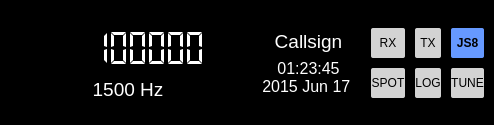
      <widget class="QWidget" name="logHorizontalWidget" native="true">
       <property name="sizePolicy">
        <sizepolicy hsizetype="Preferred" vsizetype="MinimumExpanding">
         <horstretch>0</horstretch>
         <verstretch>1</verstretch>
        </sizepolicy>
       </property>
       <property name="minimumSize">
        <size>
         <width>0</width>
         <height>125</height>
        </size>
       </property>
       <property name="maximumSize">
        <size>
         <width>16777215</width>
         <height>16777215</height>
        </size>
       </property>
       <layout class="QHBoxLayout" name="horizontalLayout_16">
        <property name="spacing">
         <number>0</number>
        </property>
        <property name="leftMargin">
         <number>0</number>
        </property>
        <property name="topMargin">
         <number>0</number>
        </property>
        <property name="rightMargin">
         <number>0</number>
        </property>
        <property name="bottomMargin">
         <number>0</number>
        </property>
        <item>
         <widget class="QFrame" name="logWidget">
          <property name="sizePolicy">
           <sizepolicy hsizetype="Expanding" vsizetype="Minimum">
            <horstretch>0</horstretch>
            <verstretch>0</verstretch>
           </sizepolicy>
          </property>
          <property name="minimumSize">
           <size>
            <width>0</width>
            <height>125</height>
           </size>
          </property>
          <property name="maximumSize">
           <size>
            <width>16777215</width>
            <height>16777215</height>
           </size>
          </property>
          <property name="styleSheet">
           <string notr="true">QFrame { background:black; }</string>
          </property>
          <property name="frameShape">
           <enum>QFrame::Shape::NoFrame</enum>
          </property>
          <property name="frameShadow">
           <enum>QFrame::Shadow::Plain</enum>
          </property>
          <layout class="QHBoxLayout" name="horizontalLayout_17">
           <property name="spacing">
            <number>6</number>
           </property>
           <property name="leftMargin">
            <number>0</number>
           </property>
           <property name="topMargin">
            <number>0</number>
           </property>
           <property name="rightMargin">
            <number>0</number>
           </property>
           <property name="bottomMargin">
            <number>0</number>
           </property>
           <item>
            <widget class="QFrame" name="frame">
             <property name="sizePolicy">
              <sizepolicy hsizetype="Minimum" vsizetype="MinimumExpanding">
               <horstretch>0</horstretch>
               <verstretch>0</verstretch>
              </sizepolicy>
             </property>
             <property name="autoFillBackground">
              <bool>false</bool>
             </property>
             <property name="styleSheet">
              <string notr="true">QFrame {
	color:white;
	background-color:rgb(0,0,0);
}</string>
             </property>
             <property name="frameShape">
              <enum>QFrame::Shape::NoFrame</enum>
             </property>
             <property name="frameShadow">
              <enum>QFrame::Shadow::Sunken</enum>
             </property>
             <layout class="QVBoxLayout" name="verticalLayout_12" stretch="1,0,0,1">
              <property name="spacing">
               <number>6</number>
              </property>
              <property name="leftMargin">
               <number>10</number>
              </property>
              <property name="topMargin">
               <number>6</number>
              </property>
              <property name="rightMargin">
               <number>0</number>
              </property>
              <property name="bottomMargin">
               <number>6</number>
              </property>
              <item>
               <spacer name="verticalSpacer_6">
                <property name="orientation">
                 <enum>Qt::Orientation::Vertical</enum>
                </property>
                <property name="sizeHint" stdset="0">
                 <size>
                  <width>20</width>
                  <height>10</height>
                 </size>
                </property>
               </spacer>
              </item>
              <item>
               <layout class="QHBoxLayout" name="horizontalLayout_18">
                <property name="topMargin">
                 <number>0</number>
                </property>
                <item>
                 <widget class="QLCDNumber" name="currentFreq">
                  <property name="minimumSize">
                   <size>
                    <width>200</width>
                    <height>40</height>
                   </size>
                  </property>
                  <property name="toolTip">
                   <string>Set Current Frequency</string>
                  </property>
                  <property name="frameShape">
                   <enum>QFrame::Shape::NoFrame</enum>
                  </property>
                  <property name="frameShadow">
                   <enum>QFrame::Shadow::Plain</enum>
                  </property>
                  <property name="lineWidth">
                   <number>0</number>
                  </property>
                  <property name="smallDecimalPoint">
                   <bool>false</bool>
                  </property>
                  <property name="digitCount">
                   <number>10</number>
                  </property>
                  <property name="segmentStyle">
                   <enum>QLCDNumber::SegmentStyle::Flat</enum>
                  </property>
                  <property name="value" stdset="0">
                   <double>1234567890.000000000000000</double>
                  </property>
                  <property name="intValue" stdset="0">
                   <number>1234567890</number>
                  </property>
                 </widget>
                </item>
                <item>
                 <layout class="QVBoxLayout" name="verticalLayout_16">
                  <property name="spacing">
                   <number>0</number>
                  </property>
                  <property name="rightMargin">
                   <number>0</number>
                  </property>
                  <item>
                   <widget class="QPushButton" name="dialFreqUpButton">
                    <property name="minimumSize">
                     <size>
                      <width>30</width>
                      <height>24</height>
                     </size>
                    </property>
                    <property name="maximumSize">
                     <size>
                      <width>30</width>
                      <height>24</height>
                     </size>
                    </property>
                    <property name="cursor">
                     <cursorShape>PointingHandCursor</cursorShape>
                    </property>
                    <property name="toolTip">
                     <string>&lt;html&gt;&lt;head/&gt;&lt;body&gt;&lt;p&gt;Adjust VFO frequency up&lt;/p&gt;&lt;/body&gt;&lt;/html&gt;</string>
                    </property>
                    <property name="autoFillBackground">
                     <bool>false</bool>
                    </property>
                    <property name="styleSheet">
                     <string notr="true">QPushButton {
	background-color:#000;
	background-image:url(&quot;:/images/artwork/up.png&quot;);
	background-position: center center;
	background-repeat:no-repeat;
	border:1px solid;
	border-radius:2px;
}

QPushButton:pressed {
	background-color:#222;
}</string>
                    </property>
                   </widget>
                  </item>
                  <item>
                   <widget class="QPushButton" name="dialFreqDownButton">
                    <property name="minimumSize">
                     <size>
                      <width>30</width>
                      <height>24</height>
                     </size>
                    </property>
                    <property name="maximumSize">
                     <size>
                      <width>30</width>
                      <height>24</height>
                     </size>
                    </property>
                    <property name="cursor">
                     <cursorShape>PointingHandCursor</cursorShape>
                    </property>
                    <property name="toolTip">
                     <string>&lt;html&gt;&lt;head/&gt;&lt;body&gt;&lt;p&gt;Adjust VFO frequency down&lt;/p&gt;&lt;/body&gt;&lt;/html&gt;</string>
                    </property>
                    <property name="autoFillBackground">
                     <bool>false</bool>
                    </property>
                    <property name="styleSheet">
                     <string notr="true">QPushButton {
	background-color:#000;
	background-image:url(&quot;:/images/artwork/down.png&quot;);
	background-position: center center;
	background-repeat:no-repeat;
	border:1px solid;
	border-radius:2px;
}

QPushButton:pressed {
	background-color:#222;
}</string>
                    </property>
                   </widget>
                  </item>
                 </layout>
                </item>
               </layout>
              </item>
              <item>
               <widget class="QLabel" name="labDialFreqOffset">
                <property name="sizePolicy">
                 <sizepolicy hsizetype="Minimum" vsizetype="Fixed">
                  <horstretch>0</horstretch>
                  <verstretch>0</verstretch>
                 </sizepolicy>
                </property>
                <property name="visible">
                 <bool>true</bool>
                </property>
                <property name="toolTip">
                 <string>Set Current Frequency Offset</string>
                </property>
                <property name="styleSheet">
                 <string notr="true">QLabel {
font-size: 14pt;
line-height:12pt;
color : white;
}</string>
                </property>
                <property name="text">
                 <string>1500 Hz</string>
                </property>
                <property name="alignment">
                 <set>Qt::AlignmentFlag::AlignCenter</set>
                </property>
                <property name="margin">
                 <number>0</number>
                </property>
               </widget>
              </item>
              <item>
               <spacer name="verticalSpacer_5">
                <property name="orientation">
                 <enum>Qt::Orientation::Vertical</enum>
                </property>
                <property name="sizeHint" stdset="0">
                 <size>
                  <width>20</width>
                  <height>10</height>
                 </size>
                </property>
               </spacer>
              </item>
             </layout>
            </widget>
           </item>
           <item>
            <spacer name="horizontalSpacer_9">
             <property name="orientation">
              <enum>Qt::Orientation::Horizontal</enum>
             </property>
             <property name="sizeType">
              <enum>QSizePolicy::Policy::Expanding</enum>
             </property>
             <property name="sizeHint" stdset="0">
              <size>
               <width>10</width>
               <height>10</height>
              </size>
             </property>
            </spacer>
           </item>
           <item>
            <widget class="QFrame" name="frame_6">
             <property name="styleSheet">
              <string notr="true">QFrame, QLabel { background-color : black; }</string>
             </property>
             <property name="frameShape">
              <enum>QFrame::Shape::NoFrame</enum>
             </property>
             <property name="frameShadow">
              <enum>QFrame::Shadow::Plain</enum>
             </property>
             <property name="lineWidth">
              <number>0</number>
             </property>
             <layout class="QVBoxLayout" name="verticalLayout_15" stretch="1,0,0,1">
              <property name="spacing">
               <number>6</number>
              </property>
              <property name="leftMargin">
               <number>0</number>
              </property>
              <property name="topMargin">
               <number>10</number>
              </property>
              <property name="rightMargin">
               <number>0</number>
              </property>
              <property name="bottomMargin">
               <number>10</number>
              </property>
              <item>
               <spacer name="verticalSpacer_4">
                <property name="orientation">
                 <enum>Qt::Orientation::Vertical</enum>
                </property>
                <property name="sizeHint" stdset="0">
                 <size>
                  <width>20</width>
                  <height>10</height>
                 </size>
                </property>
               </spacer>
              </item>
              <item>
               <widget class="QLabel" name="labCallsign">
                <property name="sizePolicy">
                 <sizepolicy hsizetype="Minimum" vsizetype="Fixed">
                  <horstretch>0</horstretch>
                  <verstretch>0</verstretch>
                 </sizepolicy>
                </property>
                <property name="mouseTracking">
                 <bool>true</bool>
                </property>
                <property name="toolTip">
                 <string>Set Callsign and Grid</string>
                </property>
                <property name="styleSheet">
                 <string notr="true">QLabel {
font-size: 14pt;
line-height:12pt;
color : white;
}</string>
                </property>
                <property name="text">
                 <string>Callsign</string>
                </property>
                <property name="alignment">
                 <set>Qt::AlignmentFlag::AlignCenter</set>
                </property>
               </widget>
              </item>
              <item>
               <widget class="QLabel" name="labUTC">
                <property name="sizePolicy">
                 <sizepolicy hsizetype="Minimum" vsizetype="Fixed">
                  <horstretch>0</horstretch>
                  <verstretch>0</verstretch>
                 </sizepolicy>
                </property>
                <property name="font">
                 <font>
                  <pointsize>14</pointsize>
                 </font>
                </property>
                <property name="styleSheet">
                 <string notr="true">QLabel {
font-size: 14pt;
line-height:12pt;
color : white;
}</string>
                </property>
                <property name="frameShape">
                 <enum>QFrame::Shape::NoFrame</enum>
                </property>
                <property name="frameShadow">
                 <enum>QFrame::Shadow::Plain</enum>
                </property>
                <property name="lineWidth">
                 <number>2</number>
                </property>
                <property name="midLineWidth">
                 <number>0</number>
                </property>
                <property name="text">
                 <string>&lt;html&gt;&lt;head/&gt;&lt;body&gt;&lt;p align=&quot;center&quot;&gt;&lt;span style=&quot; font-size:12pt;&quot;&gt;01:23:45&lt;br/&gt;2015 Jun 17 &lt;/span&gt;&lt;/p&gt;&lt;/body&gt;&lt;/html&gt;</string>
                </property>
                <property name="alignment">
                 <set>Qt::AlignmentFlag::AlignCenter</set>
                </property>
                <property name="margin">
                 <number>5</number>
                </property>
               </widget>
              </item>
              <item>
               <spacer name="verticalSpacer">
                <property name="orientation">
                 <enum>Qt::Orientation::Vertical</enum>
                </property>
                <property name="sizeHint" stdset="0">
                 <size>
                  <width>20</width>
                  <height>10</height>
                 </size>
                </property>
               </spacer>
              </item>
             </layout>
            </widget>
           </item>
           <item>
            <spacer name="horizontalSpacer_10">
             <property name="orientation">
              <enum>Qt::Orientation::Horizontal</enum>
             </property>
             <property name="sizeType">
              <enum>QSizePolicy::Policy::Expanding</enum>
             </property>
             <property name="sizeHint" stdset="0">
              <size>
               <width>10</width>
               <height>10</height>
              </size>
             </property>
            </spacer>
           </item>
           <item>
            <widget class="QFrame" name="buttonGrid">
             <property name="sizePolicy">
              <sizepolicy hsizetype="Minimum" vsizetype="Minimum">
               <horstretch>0</horstretch>
               <verstretch>0</verstretch>
              </sizepolicy>
             </property>
             <property name="minimumSize">
              <size>
               <width>0</width>
               <height>0</height>
              </size>
             </property>
             <property name="styleSheet">
              <string notr="true">QPushButton {
	background-color:lightgray;
	padding:0.25em 0.25em; font-weight:normal;
	border-style:solid;
	border-width:0px;
	border-radius:2px;
 }

QPushButton:checked {
  background-color:#6699ff;
}</string>
             </property>
             <property name="frameShape">
              <enum>QFrame::Shape::NoFrame</enum>
             </property>
             <property name="frameShadow">
              <enum>QFrame::Shadow::Plain</enum>
             </property>
             <layout class="QGridLayout" name="gridLayout_8" rowstretch="1,0,0,1" columnstretch="1,1,1">
              <property name="sizeConstraint">
               <enum>QLayout::SizeConstraint::SetMinimumSize</enum>
              </property>
              <property name="leftMargin">
               <number>0</number>
              </property>
              <property name="topMargin">
               <number>10</number>
              </property>
              <property name="rightMargin">
               <number>10</number>
              </property>
              <property name="bottomMargin">
               <number>10</number>
              </property>
              <property name="spacing">
               <number>10</number>
              </property>
              <item row="1" column="1">
               <widget class="QPushButton" name="monitorTxButton">
                <property name="enabled">
                 <bool>true</bool>
                </property>
                <property name="sizePolicy">
                 <sizepolicy hsizetype="Preferred" vsizetype="Fixed">
                  <horstretch>0</horstretch>
                  <verstretch>0</verstretch>
                 </sizepolicy>
                </property>
                <property name="minimumSize">
                 <size>
                  <width>0</width>
                  <height>30</height>
                 </size>
                </property>
                <property name="maximumSize">
                 <size>
                  <width>16777215</width>
                  <height>16777215</height>
                 </size>
                </property>
                <property name="font">
                 <font>
                  <bold>false</bold>
                 </font>
                </property>
                <property name="visible">
                 <bool>true</bool>
                </property>
                <property name="toolTip">
                 <string>Enable or disable the transmitter</string>
                </property>
                <property name="styleSheet">
                 <string notr="true">QPushButton {
	background-color:lightgray;
	padding:0.25em 0.25em; font-weight:normal;
	border-style:solid;
	border-width:0px;
	border-radius:2px;
 }

QPushButton:checked {
  background-color:#22FF22;
}

QPushButton[transmitting=&quot;true&quot;] {
  background-color:#FF2222;
}</string>
                </property>
                <property name="text">
                 <string>TX</string>
                </property>
                <property name="checkable">
                 <bool>true</bool>
                </property>
                <property name="checked">
                 <bool>false</bool>
                </property>
                <property name="flat">
                 <bool>false</bool>
                </property>
               </widget>
              </item>
              <item row="1" column="0">
               <widget class="QPushButton" name="monitorButton">
                <property name="enabled">
                 <bool>true</bool>
                </property>
                <property name="sizePolicy">
                 <sizepolicy hsizetype="Preferred" vsizetype="Fixed">
                  <horstretch>0</horstretch>
                  <verstretch>0</verstretch>
                 </sizepolicy>
                </property>
                <property name="minimumSize">
                 <size>
                  <width>0</width>
                  <height>30</height>
                 </size>
                </property>
                <property name="maximumSize">
                 <size>
                  <width>16777215</width>
                  <height>16777215</height>
                 </size>
                </property>
                <property name="font">
                 <font>
                  <pointsize>9</pointsize>
                  <bold>false</bold>
                 </font>
                </property>
                <property name="toolTip">
                 <string>&lt;html&gt;&lt;head/&gt;&lt;body&gt;&lt;p&gt;Enable or disable the receiver&lt;/p&gt;&lt;/body&gt;&lt;/html&gt;</string>
                </property>
                <property name="styleSheet">
                 <string notr="true">QPushButton {
	background-color:lightgray;
	padding:0.25em 0.25em; font-weight:normal;
	border-style:solid;
	border-width:0px;
	border-radius:2px;
 }

QPushButton:checked {
  background-color:#22FF22;
}</string>
                </property>
                <property name="text">
                 <string>RX</string>
                </property>
                <property name="checkable">
                 <bool>true</bool>
                </property>
                <property name="checked">
                 <bool>false</bool>
                </property>
                <property name="flat">
                 <bool>false</bool>
                </property>
               </widget>
              </item>
              <item row="2" column="1">
               <widget class="QPushButton" name="logQSOButton">
                <property name="enabled">
                 <bool>true</bool>
                </property>
                <property name="sizePolicy">
                 <sizepolicy hsizetype="Preferred" vsizetype="Fixed">
                  <horstretch>0</horstretch>
                  <verstretch>0</verstretch>
                 </sizepolicy>
                </property>
                <property name="minimumSize">
                 <size>
                  <width>0</width>
                  <height>30</height>
                 </size>
                </property>
                <property name="maximumSize">
                 <size>
                  <width>16777215</width>
                  <height>16777215</height>
                 </size>
                </property>
                <property name="font">
                 <font>
                  <pointsize>9</pointsize>
                  <bold>false</bold>
                 </font>
                </property>
                <property name="visible">
                 <bool>true</bool>
                </property>
                <property name="toolTip">
                 <string>&lt;html&gt;&lt;head/&gt;&lt;body&gt;&lt;p&gt;Insert a new entry into the log&lt;/p&gt;&lt;/body&gt;&lt;/html&gt;</string>
                </property>
                <property name="styleSheet">
                 <string notr="true">QPushButton {
	background-color:lightgray;
	padding:0.25em 0.25em; font-weight:normal;
	border-style:solid;
	border-width:0px;
	border-radius:2px;
 }

QPushButton:checked {
  background-color:#6699ff;
}</string>
                </property>
                <property name="text">
                 <string>LOG</string>
                </property>
                <property name="flat">
                 <bool>false</bool>
                </property>
               </widget>
              </item>
              <item row="2" column="2">
               <widget class="QPushButton" name="tuneButton">
                <property name="enabled">
                 <bool>true</bool>
                </property>
                <property name="sizePolicy">
                 <sizepolicy hsizetype="Preferred" vsizetype="Fixed">
                  <horstretch>0</horstretch>
                  <verstretch>0</verstretch>
                 </sizepolicy>
                </property>
                <property name="minimumSize">
                 <size>
                  <width>0</width>
                  <height>30</height>
                 </size>
                </property>
                <property name="maximumSize">
                 <size>
                  <width>16777215</width>
                  <height>16777215</height>
                 </size>
                </property>
                <property name="font">
                 <font>
                  <pointsize>9</pointsize>
                  <bold>false</bold>
                 </font>
                </property>
                <property name="toolTip">
                 <string>&lt;html&gt;&lt;head/&gt;&lt;body&gt;&lt;p&gt;Transmit a tuning tone&lt;/p&gt;&lt;/body&gt;&lt;/html&gt;</string>
                </property>
                <property name="styleSheet">
                 <string notr="true">QPushButton {
	background-color:lightgray;
	padding:0.25em 0.25em; font-weight:normal;
	border-style:solid;
	border-width:0px;
	border-radius:2px;
 }

QPushButton:checked {
  background-color:#6699ff;
}</string>
                </property>
                <property name="text">
                 <string>TUNE</string>
                </property>
                <property name="checkable">
                 <bool>true</bool>
                </property>
                <property name="flat">
                 <bool>false</bool>
                </property>
               </widget>
              </item>
              <item row="1" column="2">
               <widget class="QPushButton" name="modeButton">
                <property name="enabled">
                 <bool>true</bool>
                </property>
                <property name="sizePolicy">
                 <sizepolicy hsizetype="Preferred" vsizetype="Fixed">
                  <horstretch>0</horstretch>
                  <verstretch>0</verstretch>
                 </sizepolicy>
                </property>
                <property name="minimumSize">
                 <size>
                  <width>0</width>
                  <height>30</height>
                 </size>
                </property>
                <property name="maximumSize">
                 <size>
                  <width>16777215</width>
                  <height>16777215</height>
                 </size>
                </property>
                <property name="font">
                 <font>
                  <bold>true</bold>
                 </font>
                </property>
                <property name="toolTip">
                 <string>&lt;html&gt;&lt;head/&gt;&lt;body&gt;&lt;p&gt;Set the JS8 mode settings&lt;/p&gt;&lt;/body&gt;&lt;/html&gt;</string>
                </property>
                <property name="styleSheet">
                 <string notr="true">QPushButton {
padding:0.25em 0.25em; font-weight:bold;
border-style:solid;
border-width:0px;
border-radius:2px;
background-color:#6699ff;
}

QPushButton:checked {
background-color:#6699ff;
}</string>
                </property>
                <property name="text">
                 <string>JS8</string>
                </property>
                <property name="checkable">
                 <bool>true</bool>
                </property>
                <property name="flat">
                 <bool>false</bool>
                </property>
               </widget>
              </item>
              <item row="2" column="0">
               <widget class="QPushButton" name="spotButton">
                <property name="enabled">
                 <bool>true</bool>
                </property>
                <property name="sizePolicy">
                 <sizepolicy hsizetype="Preferred" vsizetype="Fixed">
                  <horstretch>0</horstretch>
                  <verstretch>0</verstretch>
                 </sizepolicy>
                </property>
                <property name="minimumSize">
                 <size>
                  <width>0</width>
                  <height>30</height>
                 </size>
                </property>
                <property name="maximumSize">
                 <size>
                  <width>16777215</width>
                  <height>16777215</height>
                 </size>
                </property>
                <property name="font">
                 <font>
                  <pointsize>9</pointsize>
                  <bold>false</bold>
                 </font>
                </property>
                <property name="toolTip">
                 <string>&lt;html&gt;&lt;head/&gt;&lt;body&gt;&lt;p&gt;Spot to reporting networks&lt;/p&gt;&lt;/body&gt;&lt;/html&gt;</string>
                </property>
                <property name="styleSheet">
                 <string notr="true">QPushButton {
        background-color:lightgray;
        padding:0.25em 0.25em; font-weight:normal;
        border-style:solid;
        border-width:0px;
        border-radius:2px;
 }

QPushButton:checked {
  background-color:#6699ff;
}</string>
                </property>
                <property name="text">
                 <string>SPOT</string>
                </property>
                <property name="checkable">
                 <bool>true</bool>
                </property>
                <property name="flat">
                 <bool>false</bool>
                </property>
               </widget>
              </item>
              <item row="0" column="0" colspan="3">
               <spacer name="verticalSpacer_7">
                <property name="orientation">
                 <enum>Qt::Orientation::Vertical</enum>
                </property>
                <property name="sizeType">
                 <enum>QSizePolicy::Policy::MinimumExpanding</enum>
                </property>
                <property name="sizeHint" stdset="0">
                 <size>
                  <width>20</width>
                  <height>10</height>
                 </size>
                </property>
               </spacer>
              </item>
              <item row="3" column="0" colspan="3">
               <spacer name="verticalSpacer_8">
                <property name="orientation">
                 <enum>Qt::Orientation::Vertical</enum>
                </property>
                <property name="sizeType">
                 <enum>QSizePolicy::Policy::MinimumExpanding</enum>
                </property>
                <property name="sizeHint" stdset="0">
                 <size>
                  <width>20</width>
                  <height>10</height>
                 </size>
                </property>
               </spacer>
              </item>
             </layout>
            </widget>
           </item>
          </layout>
         </widget>
        </item>
       </layout>
      </widget>
